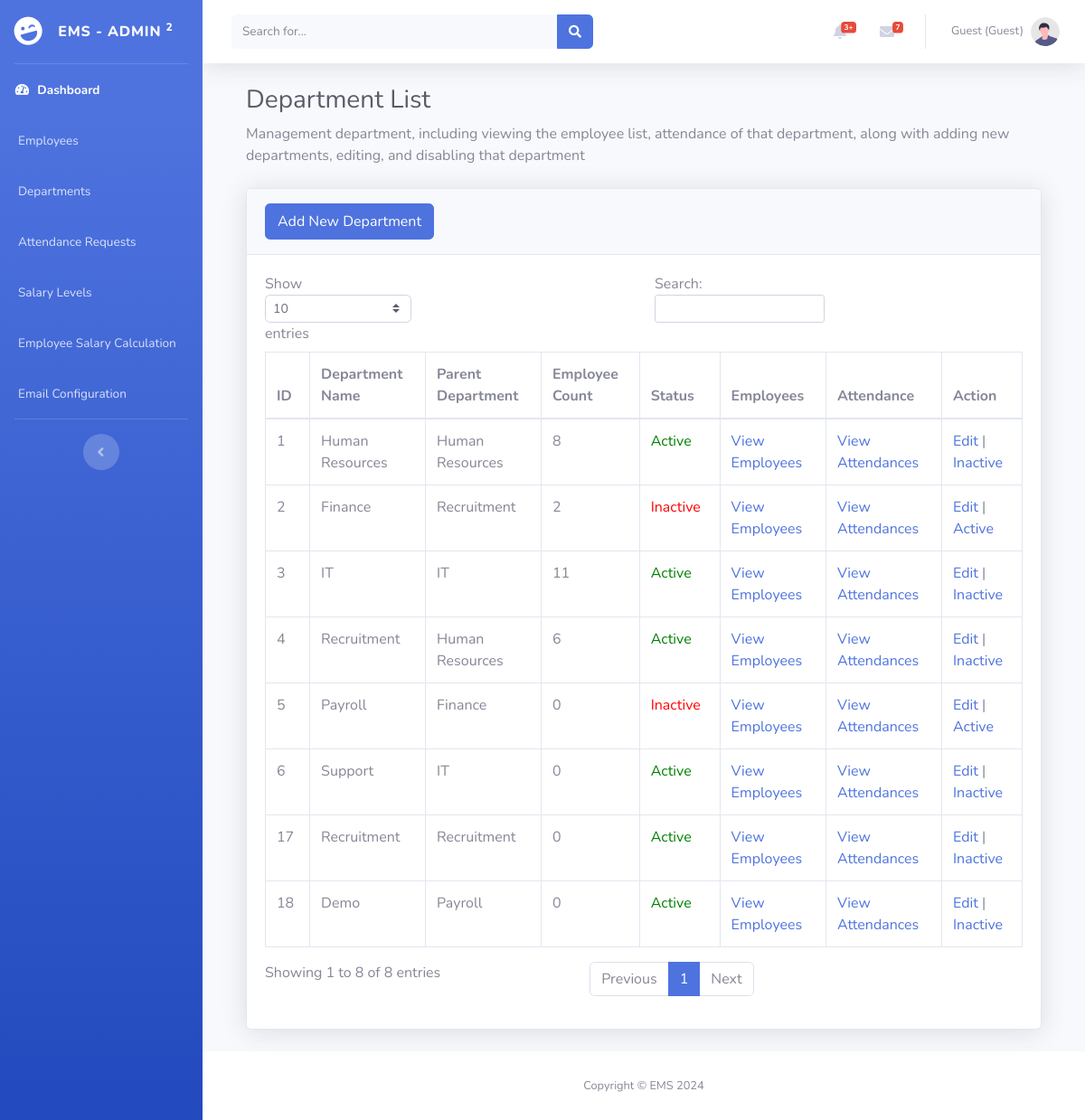
/admin/manage_department.php, run on the app's committed database.
### tables this page shows
CREATE TABLE `department` (
  `Id` int NOT NULL AUTO_INCREMENT,
  `DepartmentName` varchar(255) NOT NULL,
  `ParentDepartmentID` int DEFAULT NULL,
  `Status` enum('active','inactive') DEFAULT 'active',
  PRIMARY KEY (`Id`),
  KEY `ParentDepartmentID` (`ParentDepartmentID`),
  CONSTRAINT `department_ibfk_1` FOREIGN KEY (`ParentDepartmentID`) REFERENCES `department` (`Id`) ON DELETE SET NULL ON UPDATE CASCADE
);

### admin/manage_department.php (the view, shortened to what this page needs)
<?php
include "../config.php";
$sql = "SELECT d1.Id, d1.DepartmentName,
               d2.DepartmentName AS ParentDepartmentName,
               COUNT(u.Id) AS EmployeeCount,
               d1.Status
        FROM Department d1
        LEFT JOIN Department d2 ON d1.ParentDepartmentID = d2.Id
        LEFT JOIN `User` u ON u.DepartmentID = d1.Id
        GROUP BY d1.Id";
$result = $conn->query($sql);
$departments = $result->fetchAll(PDO::FETCH_ASSOC);
?>
<!DOCTYPE html>
<html lang="en">
<head>
    <link href="../vendor/fontawesome-free/css/all.min.css" rel="stylesheet" type="text/css">
    <link href="../css/sb-admin-2.min.css" rel="stylesheet">
</head>
<body id="page-top">
    <div id="wrapper">
        <?php include('../admin/sidebar.php') ?>
        <div id="content-wrapper" class="d-flex flex-column">
            <div id="content">
                <?php include('../templates/navbar.php') ?>
                <div class="container-fluid">
                    <div class="container-fluid">
                        <h1 class="h3 mb-2 text-gray-800">Department List</h1>
                        <p class="mb-4">Management department, including viewing the employee list, attendance of that department, along with adding new departments, editing, and disabling that department</p>
                        <div class="card shadow mb-4">
                            <div class="card-header py-3">
                                <a href="add_department.php" class="btn btn-primary btn-icon-split">
                                    <button type="button" class="btn btn-primary" data-toggle="modal" data-target="#addDepartmentModal">
                                        Add New Department
                                    </button>
                                </a>
                            </div>
                            <div class="card-body">
                                <div class="table-responsive">
                                    <table class="table table-bordered" id="dataTable" width="100%" cellspacing="0">
                                        <thead>
                                            <tr>
                                                <th>ID</th>
                                                <th>Department Name</th>
                                                <th>Parent Department</th>
                                                <th>Employee Count</th>
                                                <th>Status</th>
                                                <th>Employees</th>
                                                <th>Attendance</th>
                                                <th>Action</th>
                                            </tr>
                                        </thead>
                                        <tbody>
                                            <?php if (count($departments) > 0): ?>
                                                <?php foreach ($departments as $department): ?>
                                                    <tr>
                                                        <td><?= htmlspecialchars($department['Id']); ?></td>
                                                        <td><?= htmlspecialchars($department['DepartmentName']); ?></td>
                                                        <td><?= htmlspecialchars($department['ParentDepartmentName'] ?? 'None'); ?></td>
                                                        <td><?= htmlspecialchars($department['EmployeeCount']); ?></td>
                                                        <td>
                                                            <?php if ($department['Status'] == 'active'): ?>
                                                                <span style="color: green;">Active</span>
                                                            <?php else: ?>
                                                                <span style="color: red;">Inactive</span>
                                                            <?php endif; ?>
                                                        </td>
                                                        <td>
                                                            <a href="view_employee.php?department_id=<?= $department['Id']; ?>">View Employees</a>
                                                        </td>
                                                        <td>
                                                            <a href="attendance.php?department_id=<?= $department['Id']; ?>">View Attendances</a>
                                                        </td>
                                                        <td>
                                                            <a href="edit_department.php?id=<?= $department['Id']; ?>">Edit</a> |
                                                            <?php if ($department['Status'] == 'active'): ?>
                                                                <a href="#" onclick="showStatusModal(<?= $department['Id']; ?>, 'inactive')">Inactive</a>
                                                            <?php else: ?>
                                                                <a href="#" onclick="showStatusModal(<?= $department['Id']; ?>, 'active')">Active</a>
                                                            <?php endif; ?>
                                                        </td>
                                                    </tr>
                                                <?php endforeach; ?>
                                            <?php else: ?>
                                                <tr>
                                                    <td colspan="8">No departments available.</td>
                                                </tr>
                                            <?php endif; ?>
                                        </tbody>
                                    </table>
                                </div>
                            </div>
                        </div>
                    </div>
                </div>
                <?php include('../templates/footer.php') ?>
            </div>
        </div>
    </div>
</body>
</html>

### data on the page
department: Id "1", DepartmentName "Human Resources", EmployeeCount "8", Status "Active"
department: Id "2", DepartmentName "Finance", ParentDepartmentID.DepartmentName "Recruitment", EmployeeCount "2", Status "Inactive"
department: Id "3", DepartmentName "IT", EmployeeCount "11", Status "Active"
department: Id "4", DepartmentName "Recruitment", ParentDepartmentID.DepartmentName "Human Resources", EmployeeCount "6", Status "Active"
department: Id "5", DepartmentName "Payroll", ParentDepartmentID.DepartmentName "Finance", EmployeeCount "0", Status "Inactive"
department: Id "6", DepartmentName "Support", ParentDepartmentID.DepartmentName "IT", EmployeeCount "0", Status "Active"
department: Id "17", DepartmentName "Recruitment", ParentDepartmentID.DepartmentName "Recruitment", EmployeeCount "0", Status "Active"
department: Id "18", DepartmentName "Demo", ParentDepartmentID.DepartmentName "Payroll", EmployeeCount "0", Status "Active"

### other printed values
$userEmail . " (" . $role . ")" "Guest (Guest)"
